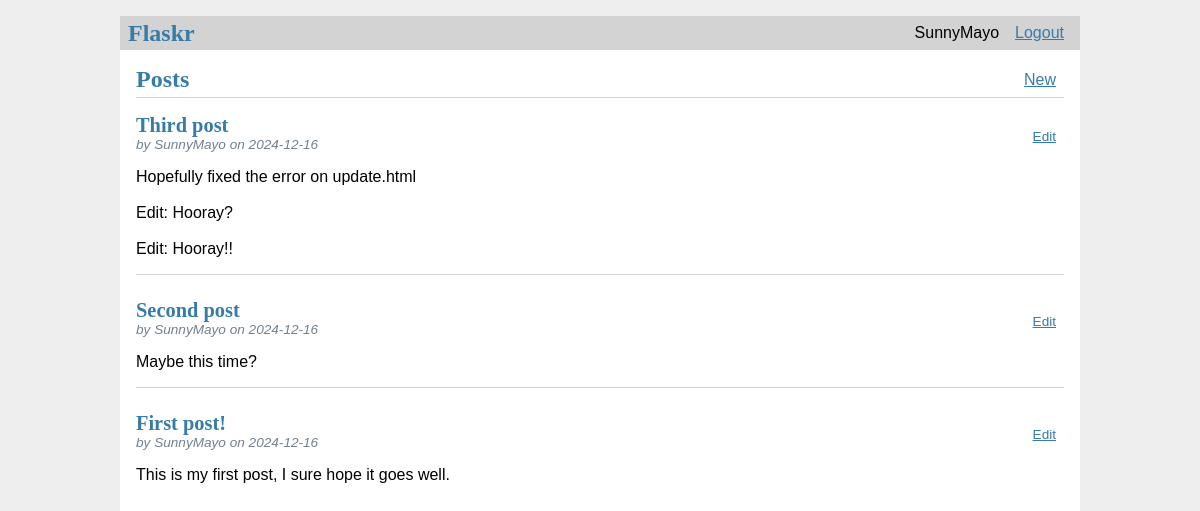
/blog/ (signed in), run on the app's committed database.
### tables this page shows
CREATE TABLE user (
    id INTEGER PRIMARY KEY AUTOINCREMENT,
    username TEXT UNIQUE NOT NULL,
    password TEXT NOT NULL
);

CREATE TABLE post (
    id INTEGER PRIMARY KEY AUTOINCREMENT,
    author_id INTEGER NOT NULL,
    created TIMESTAMP NOT NULL DEFAULT CURRENT_TIMESTAMP,
    title TEXT NOT NULL,
    body TEXT NOT NULL,
    FOREIGN KEY (author_id) REFERENCES user (id)
);

### flaskr/blog.py (the view)
@bp.route('/')
def index():
    db = get_db()
    posts = db.execute(
        'SELECT p.id, title, body, created, author_id, username'
        ' FROM post p JOIN user u ON p.author_id = u.id'
        ' ORDER BY created DESC'
    ).fetchall()
    return render_template('blog/index.html', posts=posts)

### flaskr/auth.py (called while the page is built)
@bp.before_app_request
def load_logged_in_user():
    user_id = session.get('user_id')
    if user_id is None:
        g.user = None
    else:
        g.user = get_db().execute(
            'SELECT * FROM user WHERE id = ?', (user_id,)
        ).fetchone()

### flaskr/db.py (called while the page is built)
def get_db():
    if 'db' not in g:
        g.db = sqlite3.connect(
            current_app.config['DATABASE'],
            detect_types=sqlite3.PARSE_DECLTYPES
        )
        g.db.row_factory = sqlite3.Row
    return g.db

### flaskr/templates/blog/index.html
{% extends 'layout.html' %}
{% block header %}
  <h1>{% block title %}Posts{% endblock %}</h1>
  {% if g.user %}
    <a class="action" href="{{ url_for('blog.create') }}">New</a>
  {% endif %}
{% endblock %}
{% block content %}
    {% for post in posts %}
        <article class="post">
            <header>
                <div>
                    <h1>{{ post['title'] }}</h1>
                    <div class="about">by {{ post['username'] }} on {{ post['created'].strftime('%Y-%m-%d') }}</div>
                </div>
                {% if g.user['id'] == post['author_id'] %}
                    <a class="action" href="{{ url_for('blog.update', id=post['id']) }}">Edit</a>
                {% endif %}
            </header>
            <p class="body">{{ post['body'] }}</p>
        </article>
        {% if not loop.last %}
            <hr>
        {% endif %}
    {% endfor %}
{% endblock %}

### flaskr/templates/layout.html (shortened to what this page needs)
<!DOCTYPE html>
<html lang="en">
    <head>
        <link rel="stylesheet" href="{{ url_for('static', filename='style.css') }}">
    </head>
    <body>
        <nav>
            <h1>Flaskr</h1>
            <ul>
                {% if g.user %}
                <li><span>{{ g.user['username'] }}</span></li>
                <li><a href="{{ url_for('auth.logout') }}">Logout</a></li>
                {% else %}
                <li><a href="{{ url_for('auth.register') }}">Register</a></li>
                <li><a href="{{ url_for('auth.login') }}">Log In</a></li>
                {% endif %}
            </ul>
        </nav>
        <section class="content">
            <header>
                {% block header %}{% endblock %}
            </header>
            {% block content %}{% endblock %}
        </section>
    </body>
</html>

### flaskr/static/style.css (style rules this page uses)
html { font-family: sans-serif; background: #eee; padding: 1rem; }
body { max-width: 960px; margin: 0 auto; background: white; }
h1 { font-family: serif; color: #377ba8; margin: 1rem 0; }
a { color: #377ba8; }
hr { border: none; border-top: 1px solid lightgray; }
nav { background: lightgray; display: flex; align-items: center; padding: 0 0.5rem; }
nav h1 { flex: auto; margin: 0; }
nav ul { display: flex; list-style: none; margin: 0; padding: 0; }
nav ul li a, nav ul li span, header .action { display: block; padding: 0.5rem; }
.content { padding: 0 1rem 1rem; }
.content > header { border-bottom: 1px solid lightgray; display: flex; align-items: flex-end; }
.content > header h1 { flex: auto; margin: 1rem 0 0.25rem 0; }
.post > header { display: flex; align-items: flex-end; font-size: 0.85em; }
.post > header > div:first-of-type { flex: auto; }
.post > header h1 { font-size: 1.5em; margin-bottom: 0; }
.post .about { color: slategray; font-style: italic; }
.post .body { white-space: pre-line; }
.content:last-child { margin-bottom: 0; }

### data on the page
user: user.username "SunnyMayo"
post: title "Third post", username "SunnyMayo", created "2024-12-16", body "Hopefully fixed the error on update.html Edit: Hooray? Edit: Hooray!!"
post: title "Second post", username "SunnyMayo", created "2024-12-16", body "Maybe this time?"
post: title "First post!", username "SunnyMayo", created "2024-12-16", body "This is my first post, I sure hope it goes well."
